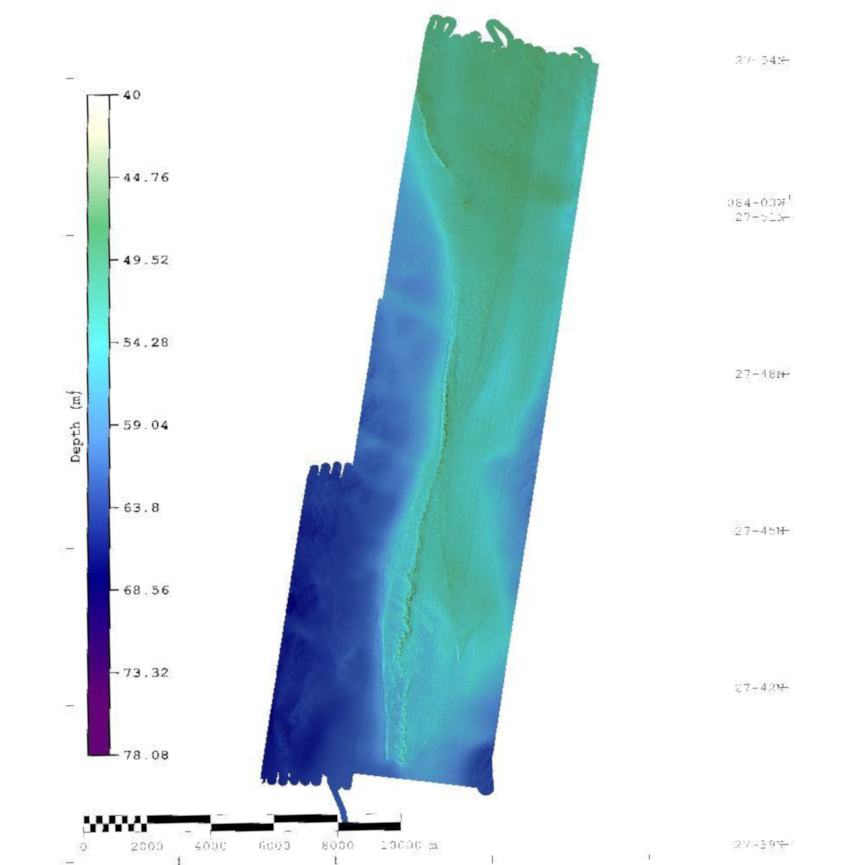
#> input picture hillshade_rotated.png, 852 x 865 px
$ jupyter execute Hillshade.ipynb
#> lines starting #> are read from the running program, lines starting #| are printed output that depends on the picture; after the words box and inside, x2 and y2 are one past the last pixel; in counts of white or black regions, pixels touching at a corner belong together
# Convert a RGB rendered geotiff BACK into a DEM using the color ramp?

In an attempt to answer [this question](https://www.reddit.com/r/gis/comments/9o6pni/convert_a_rgb_rendered_geotiff_back_into_a_dem/).

First of all, we'll load a rotated version of the image, so that the color bar is exactly vertical

[cell 1]
import numpy as np
import matplotlib.pyplot as plt
import colorsys

img = plt.imread('hillshade_rotated.png')[:,:]
#> img is the input picture: shape (865, 852, 4) float32; mean R, G, B, A 0.82, 0.884, 0.902, 0.988
# remove Alpha layer
img[img[:,:,-1] == 0] = 1
#> img: shape (865, 852, 4) float32; 0.97% of pixels changed, all inside (x1, y1, x2, y2) = (0, 0, 852, 865)
img = img[:,:,:3]
#> img: shape (865, 852, 3) float32

We take a look at the image and find a line to slice through the color bar

[cell 2]
plt.figure(figsize = (10, 10))
plt.grid(None)
plt.imshow(img)
plt.plot([97, 97], [95, 755]);
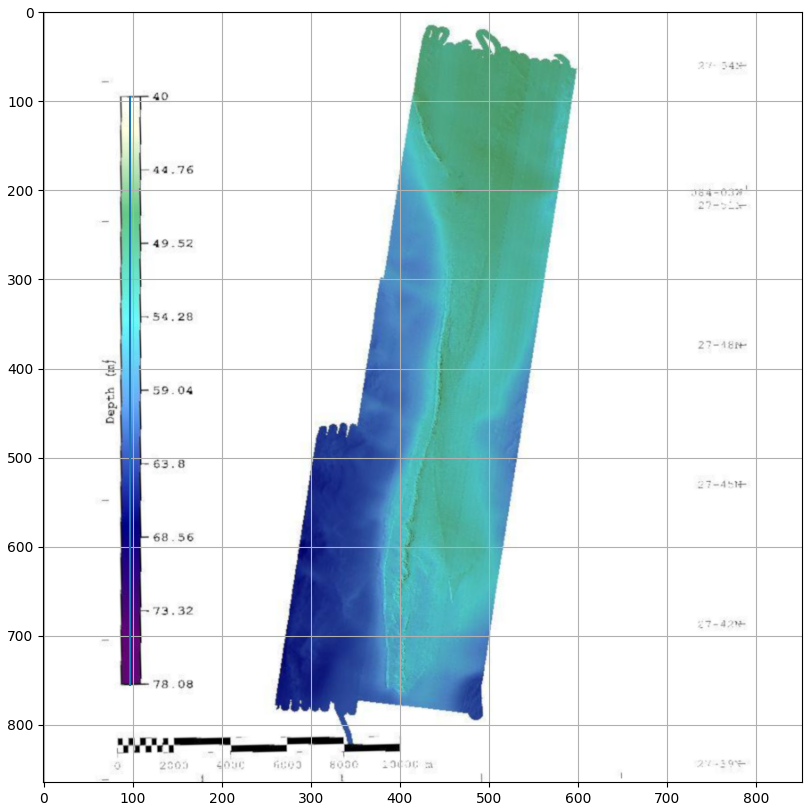
#> figure drawn by matplotlib, 1 panel

Extract the colorbar and plot it to verify we extracted the right color data

[cell 3]
colorbar = img[755:95:-1, 97:98, :]
#> colorbar = 660 rows, first 8: [0.176, 0.173, 0.184], [0.227, 0.051, 0.267], [0.333, 0.0627, 0.388], [0.376, 0.0157, 0.447], [0.404, 0.00392, 0.478], [0.4, 0.00784, 0.478], [0.384, 0.0157, 0.459], [0.373, 0.0235, 0.451]
plt.grid(None)
plt.imshow(np.kron(colorbar, np.ones((1, 60, 1))).transpose(1, 0, 2));
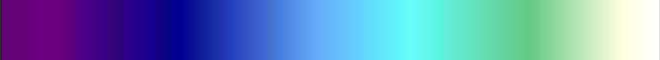
#> shown: shape (60, 660, 3) float64; mean R, G, B 0.393, 0.533, 0.726

Upon extracting the hue channel from the colorbar data, we see that it is in fact monotonic and close to injective! This means we can reconstruct the original elevation data from just this channel. The blue curve shows that will be some noise towards the ends of the scale.

[cell 4]
def convert(image):
    fun = np.vectorize(colorsys.rgb_to_hsv)
    return np.stack(fun(image[:,:,0], image[:,:,1], image[:,:,2]))
HUE, SATURATION, VALUE = convert(colorbar)
#> HUE = 660 values, max 0.808 at index 13, min 0.159 at index 634, mean 0.548; SATURATION = 660 values, max 1 at index 31, min 0.00784 at index 658, mean 0.654; VALUE = 660 values, max 1 at index 359, min 0.184 at index 0, mean 0.782

def correct(x):
    H = np.sort(HUE.reshape(-1))
#> H = 660 values from 0.159 to 0.808
    return 1 - H.searchsorted(x) / len(H)

plt.plot(HUE, label='Hue Progression')
plt.plot(correct(HUE), label='Corrected Progression')
plt.legend();
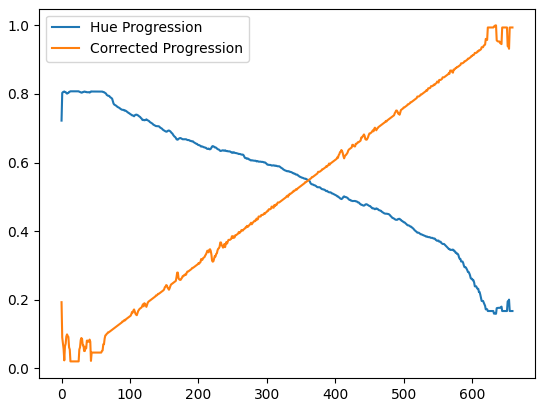
#> figure drawn by matplotlib, 1 panel; curve peaks at x = 13, y = 0.808; curve peaks at x = 634, y = 1

Using this information, we can calculate the hue channel for the entire image and reconstruct the elevation values. Bear in mind that this is merely an approximation of the original data, as the conversions back-and-forth and the hillshading introduce a lot of noise.

[cell 5]
h, s, v = convert(img)
corrected = correct(h)

plt.figure(figsize=(10, 10))
plt.grid(None)
plt.imshow(corrected, cmap='gray')
plt.imsave('elevation_rotated.png', corrected , cmap='gray')

[cell 6]
img = plt.imread('hillshade.png')[:,:]
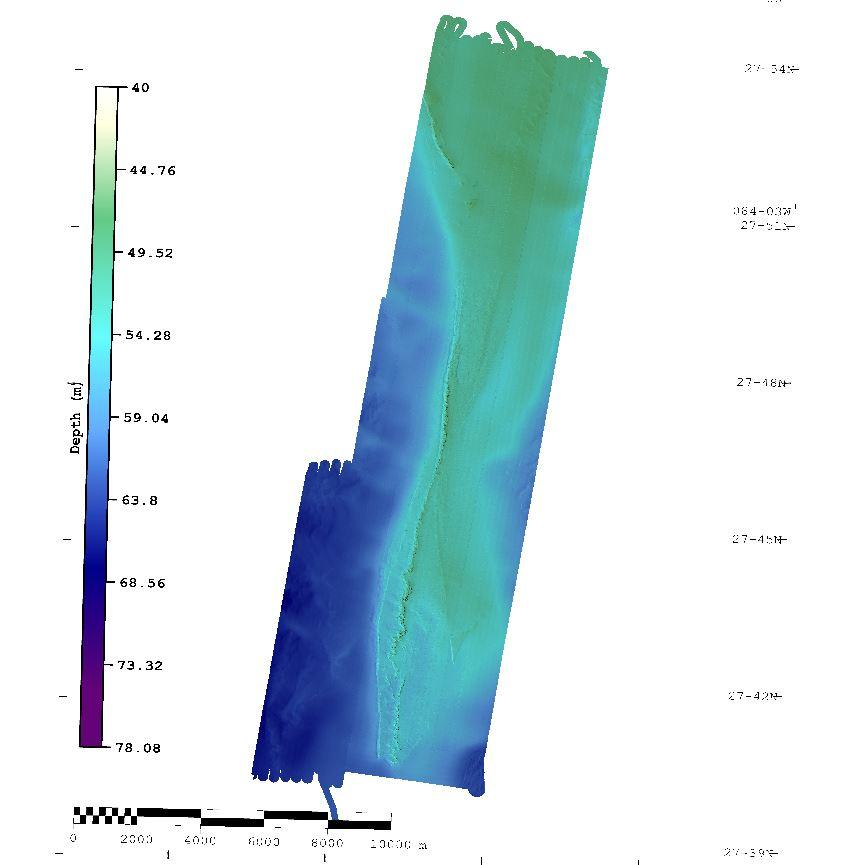
#> input picture hillshade.png, 852 x 865 px
#> img is the input picture: shape (865, 852, 3) float32; mean R, G, B 0.827, 0.891, 0.909
# remove Alpha layer
img[img[:,:,-1] == 0] = 1
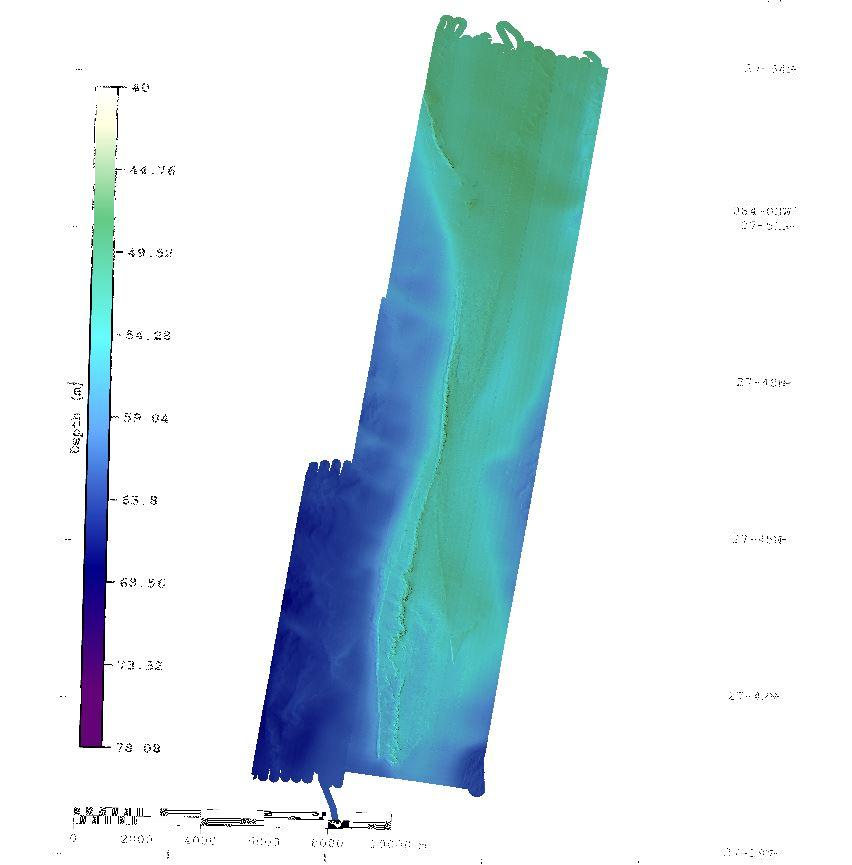
#> img: shape (865, 852, 3) float32; 0.39% of pixels changed, all inside (x1, y1, x2, y2) = (55, 1, 799, 865)
img = img[:,:,:3]

h, s, v = convert(img)
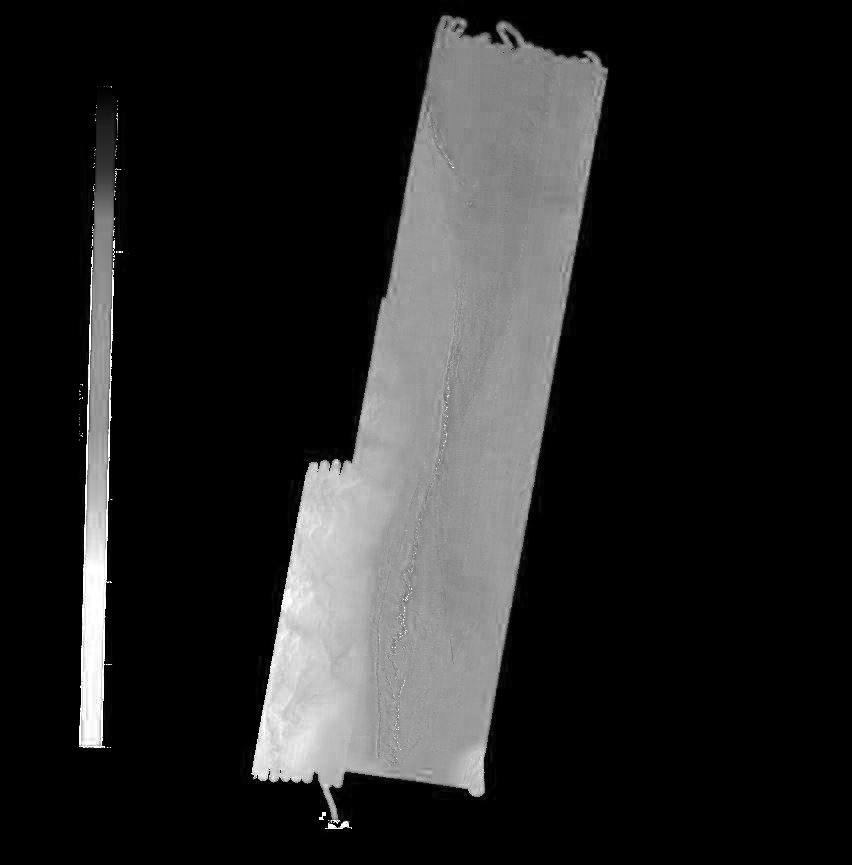
#> s: shape (865, 852) float64; min 0, max 1, mean 0.142
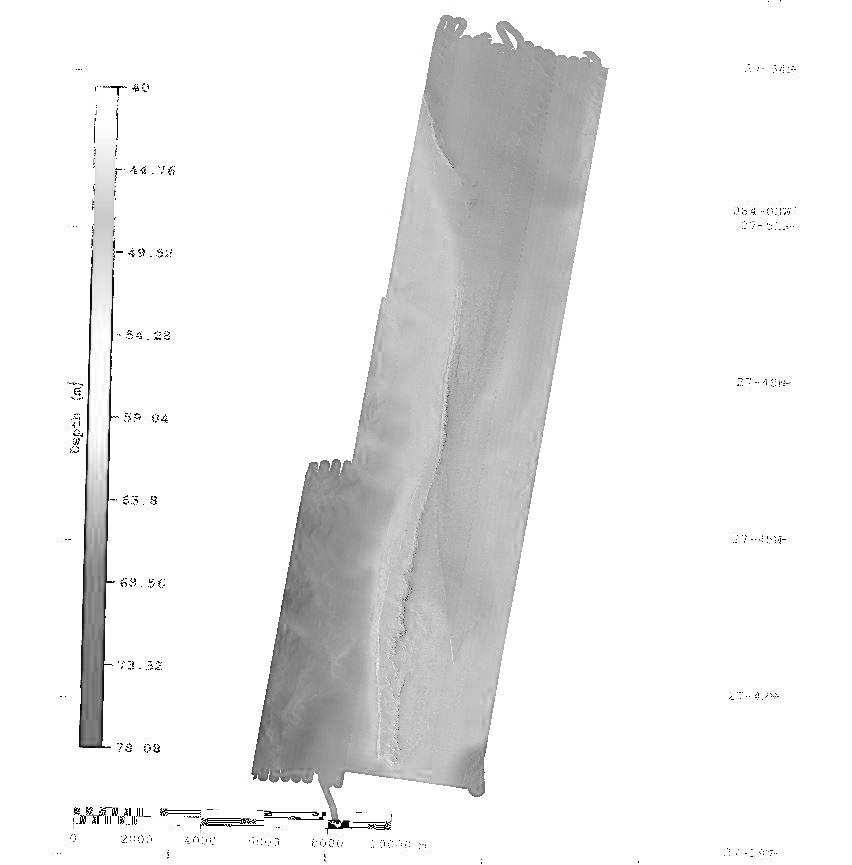
#> v: shape (865, 852) float64; min 0.00392, max 1, mean 0.924
corrected = correct(h)
#> in correct (call 3), `return 1 - H.searchsorted(x) / len(H)`:
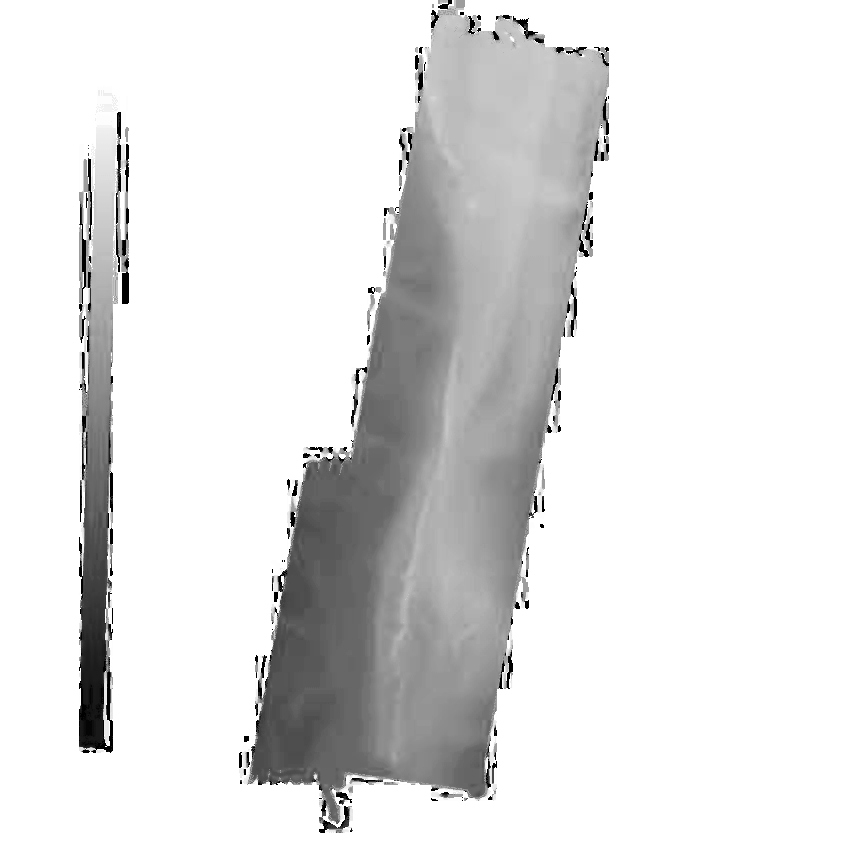
#> returned value: shape (865, 852) float64; min 0, max 1, mean 0.888

plt.figure(figsize=(10, 10))
plt.grid(None)
plt.imshow(corrected, cmap='gray')
plt.imsave('elevation.png', corrected , cmap='gray')
